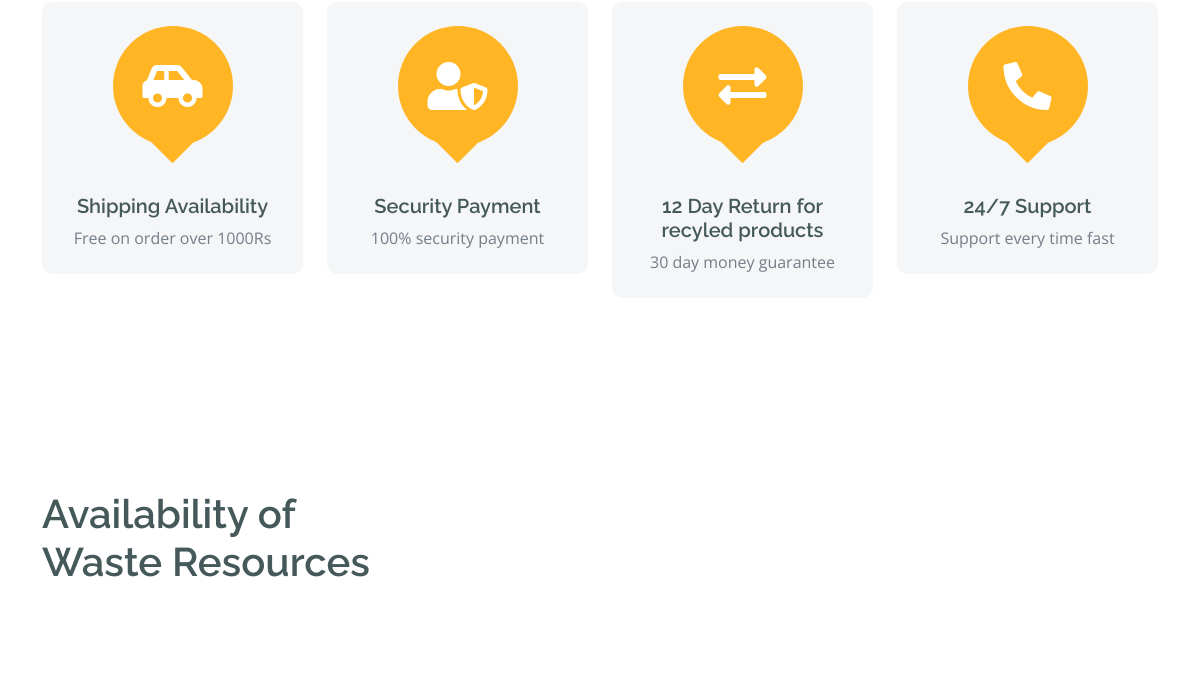
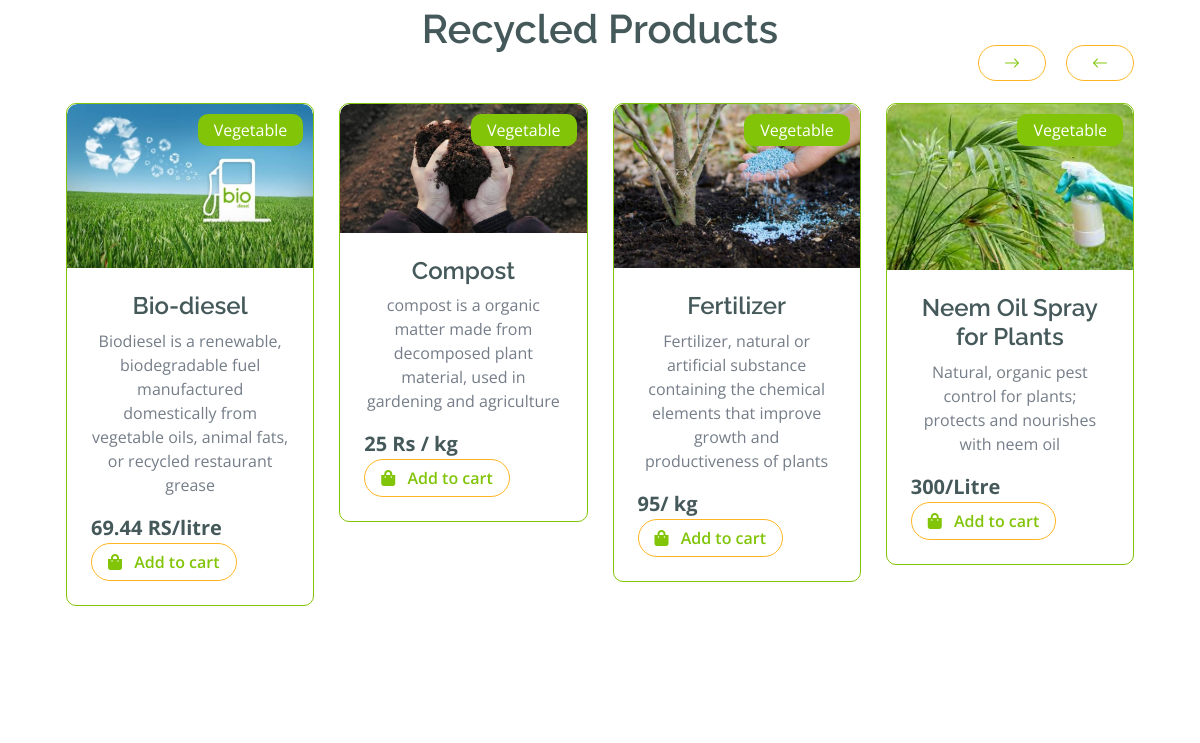
/ (middle part), run on an earlier commit of the app's database (2 pictures, top to bottom).
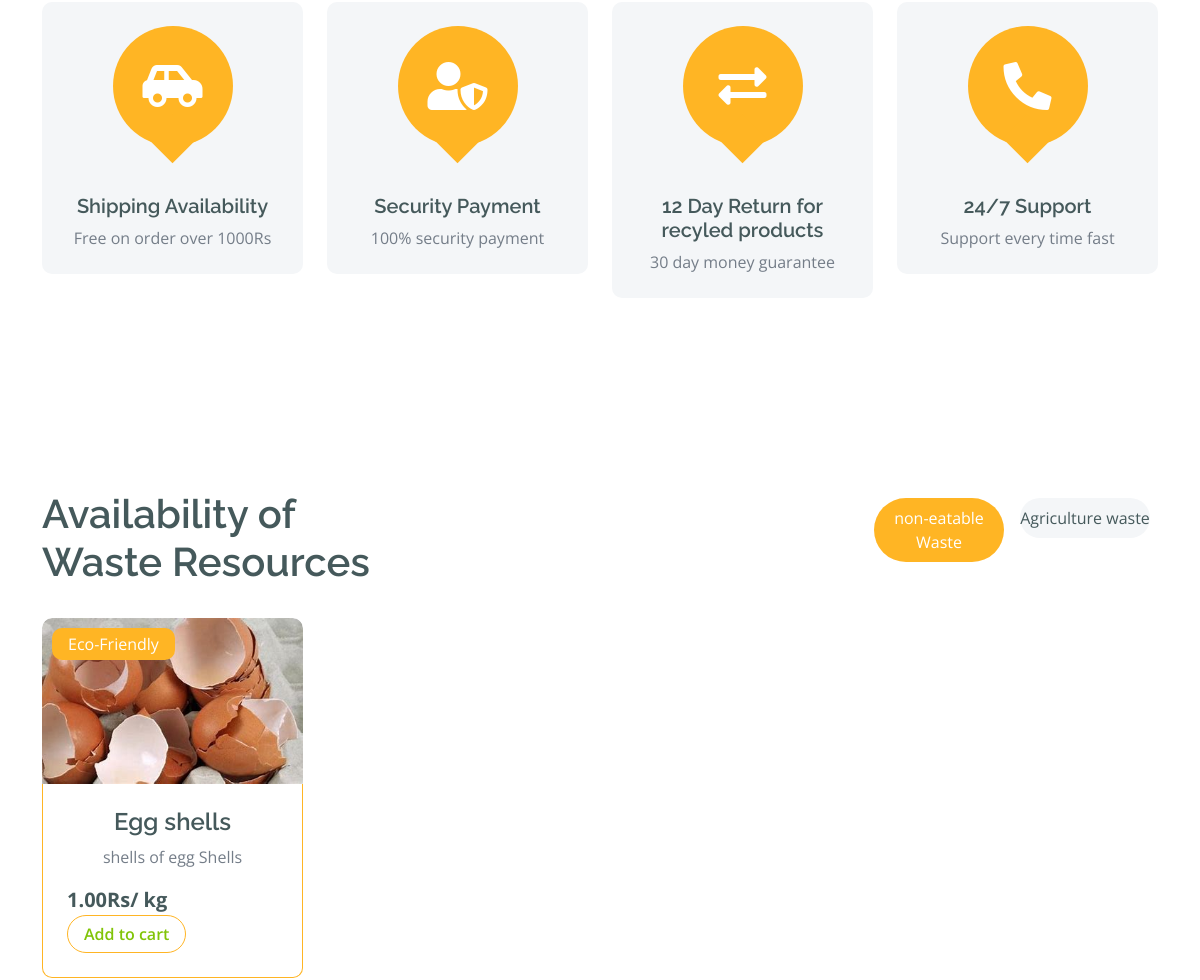
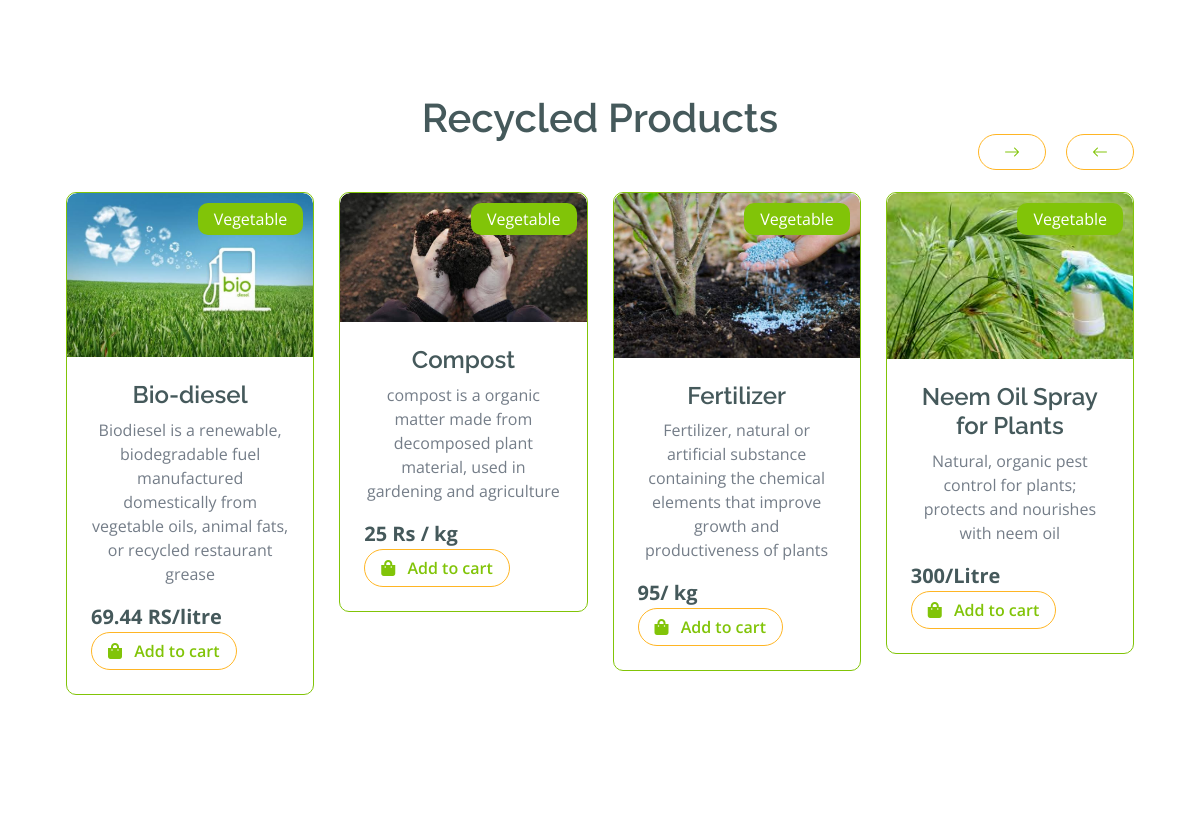
And on a later commit of the database (2 pictures, top to bottom).
### products/models.py (models this page shows, shortened)
class Category(models.Model):
  Name = models.CharField(max_length=255)

class Product(models.Model):
  Name = models.CharField(max_length=255)
  Description = models.TextField(blank=True)
  Price = models.CharField(max_length=10)
  Category = models.ForeignKey(Category, on_delete=models.CASCADE)
  Image = models.ImageField(upload_to='products/', blank=True)

### products/views.py (the view)
# urls.py: path('', products_views.index, name="index"),
def index(request):
    categories = Category.objects.all()
    products_by_category = {}
    for category in categories:
        products = Product.objects.filter(Category=category)
        products_by_category[category.Name] = products
    context = {
        'categories': categories,
        'products_by_category': products_by_category
    }
    return render(request,'index.html', context)

### templates/index.html (shortened to what the changed rows need)
{%extends 'base.html'%}
{% load static %}
{% load mathfilters %}
{% load custom_filters %}
{%block content%}
    <div class="container-fluid fruite py-5">
        <div class="container py-5">
            <div class="tab-class text-center">
                <div class="row g-4">
                    <div class="col-lg-4 text-start">
                        <h1>Availability of Waste Resources</h1>
                    </div>
                    <div class="col-lg-8 text-end">
                        <ul class="nav nav-pills d-inline-flex text-center mb-5">
                            {% for i in categories %}
                            <li class="nav-item">
                                <a class="d-flex m-2 py-2 bg-light rounded-pill {% if i.id == 1 %}active{% endif %}" data-bs-toggle="pill"
                                    href="#tab-{{i.id}}">
                                    <span class="text-dark" style="width: 130px;">{{i.Name}} </span>
                                </a>
                            </li>
                            {% endfor%}
                        </ul>
                    </div>
                </div>
    <div class="tab-content">
        {% for category in categories %}
        <div id="tab-{{ category.id }}" class="tab-pane fade show p-0 {% if category.id == 1 %} active {% endif %}">
            <div class="row g-4">
                <div class="col-lg-12">
                    <div class="row g-4">
                        {% for cat_name, products in products_by_category.items %}
                        {% if cat_name == category.Name %}
                            {% for product in products %}
                            <div class="col-md-6 col-lg-4 col-xl-3">
                                <div class="rounded position-relative fruite-item">
                                    <div class="fruite-img">
                                        <img src="{{ product.Image.url }}" class="img-fluid w-100 rounded-top" alt="">
                                    </div>
                                    <div class="text-white bg-secondary px-3 py-1 rounded position-absolute" style="top: 10px; left: 10px;">
                                        Eco-Friendly
                                    </div>
                                    <div class="p-4 border border-secondary border-top-0 rounded-bottom">
                                        <h4>{{ product.Name }}</h4>
                                        <p>{{ product.Description }}</p>
                                        <div class="d-flex justify-content-between flex-lg-wrap">
                                            <p class="text-dark fs-5 fw-bold mb-0">{{ product.Price }}Rs/ kg</p>
                                            <button onclick="addToCart({{ product.id }})" class="add-to-cart btn border border-secondary rounded-pill px-3 text-primary" data-product-id="{{ product.id }}">
                                                Add to cart
                                            </button>
                                        </div>
                                    </div>
                                </div>
                            </div>
                            {% endfor %}
                        {% endif %}
                        {% empty %}
                        No items to display
                        {% endfor %}
                    </div>
                </div>
            </div>
        </div>
        {% endfor %}
    </div>
</body>
</html>
    <div class="container-fluid vesitable py-5">
        <div class="container py-5">
            <h1 class="mb-0">Recycled Products</h1>
        </div>
    </div>
{%endblock%}

What changed in the data, as far as the page shows it:
added Category: Name "non-eatable Waste"
added Category: Name "Agriculture waste", shown under "Availability of Waste Resources"
added Product: Image (picture), Name "Egg shells", Description "shells of egg Shells", Price "1.00"
